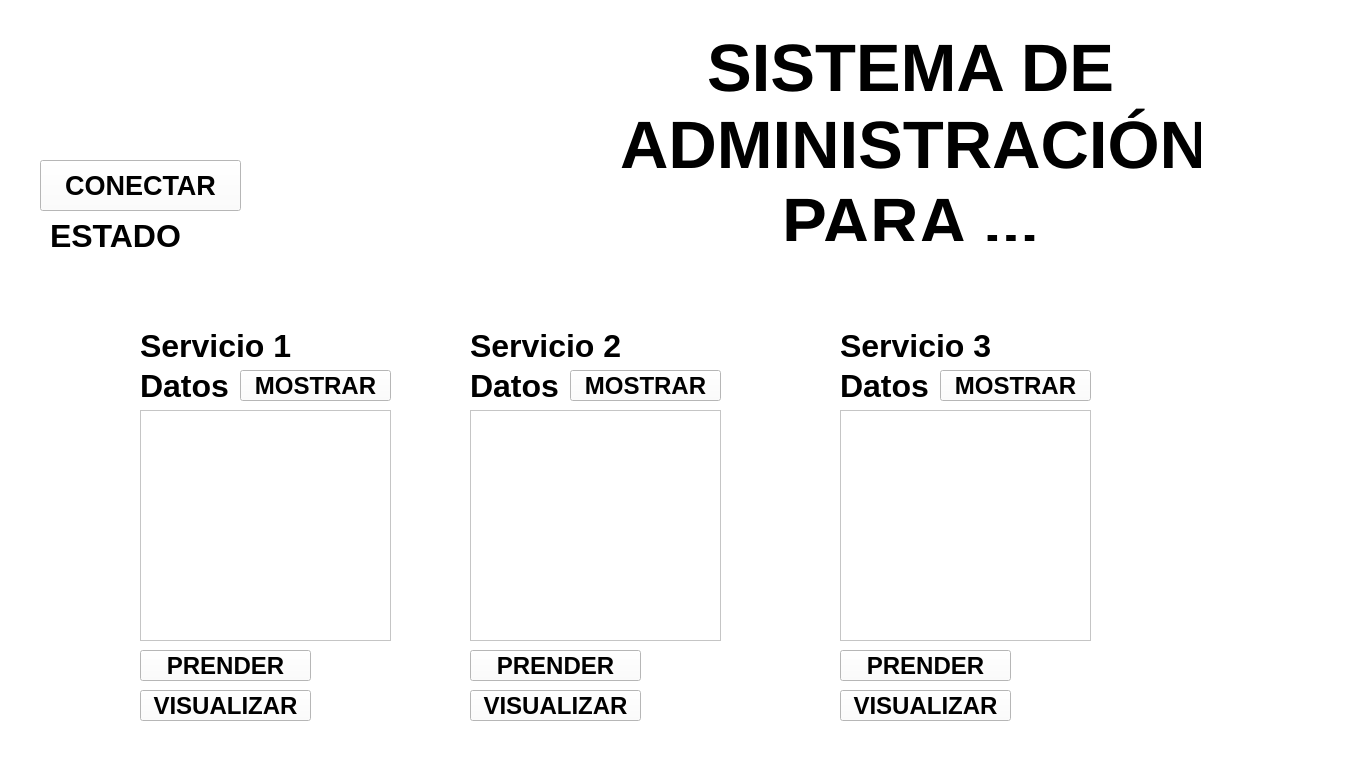
<?xml version="1.0" encoding="UTF-8"?>
<ui version="4.0">
 <class>MainWindow</class>
 <widget class="QMainWindow" name="MainWindow">
  <property name="geometry">
   <rect>
    <x>0</x>
    <y>0</y>
    <width>1366</width>
    <height>773</height>
   </rect>
  </property>
  <property name="windowTitle">
   <string>MainWindow</string>
  </property>
  <property name="styleSheet">
   <string notr="true">background-color: rgb(255, 255, 255);</string>
  </property>
  <widget class="QWidget" name="centralwidget">
   <widget class="QLabel" name="imagen">
    <property name="geometry">
     <rect>
      <x>10</x>
      <y>10</y>
      <width>181</width>
      <height>91</height>
     </rect>
    </property>
    <property name="styleSheet">
     <string notr="true"/>
    </property>
    <property name="text">
     <string/>
    </property>
    <property name="pixmap">
     <pixmap resource="../../Archivos/Recursos.qrc">:/Logos/log_uat_nuevo.png</pixmap>
    </property>
    <property name="scaledContents">
     <bool>true</bool>
    </property>
   </widget>
   <widget class="QLabel" name="imagen_2">
    <property name="geometry">
     <rect>
      <x>1230</x>
      <y>10</y>
      <width>111</width>
      <height>111</height>
     </rect>
    </property>
    <property name="styleSheet">
     <string notr="true"/>
    </property>
    <property name="text">
     <string/>
    </property>
    <property name="pixmap">
     <pixmap resource="../../Archivos/Recursos.qrc">:/Logos/FIT_logo_vertical.png</pixmap>
    </property>
    <property name="scaledContents">
     <bool>true</bool>
    </property>
   </widget>
   <widget class="QLabel" name="imagen_3">
    <property name="geometry">
     <rect>
      <x>1250</x>
      <y>650</y>
      <width>111</width>
      <height>71</height>
     </rect>
    </property>
    <property name="styleSheet">
     <string notr="true"/>
    </property>
    <property name="text">
     <string/>
    </property>
    <property name="pixmap">
     <pixmap resource="../../Archivos/Recursos.qrc">:/Ejercicios/ImagenGatoEuropeo.png</pixmap>
    </property>
    <property name="scaledContents">
     <bool>true</bool>
    </property>
   </widget>
   <widget class="QPushButton" name="btn_iniciar">
    <property name="geometry">
     <rect>
      <x>40</x>
      <y>160</y>
      <width>201</width>
      <height>51</height>
     </rect>
    </property>
    <property name="font">
     <font>
      <pointsize>20</pointsize>
      <bold>true</bold>
     </font>
    </property>
    <property name="text">
     <string>CONECTAR</string>
    </property>
   </widget>
   <widget class="QLabel" name="txt_estado">
    <property name="geometry">
     <rect>
      <x>50</x>
      <y>220</y>
      <width>431</width>
      <height>31</height>
     </rect>
    </property>
    <property name="font">
     <font>
      <pointsize>24</pointsize>
      <bold>true</bold>
     </font>
    </property>
    <property name="text">
     <string>ESTADO</string>
    </property>
   </widget>
   <widget class="QListWidget" name="lista_datos">
    <property name="geometry">
     <rect>
      <x>140</x>
      <y>410</y>
      <width>251</width>
      <height>231</height>
     </rect>
    </property>
   </widget>
   <widget class="QLabel" name="txt_datos">
    <property name="geometry">
     <rect>
      <x>140</x>
      <y>370</y>
      <width>211</width>
      <height>31</height>
     </rect>
    </property>
    <property name="font">
     <font>
      <pointsize>24</pointsize>
      <bold>true</bold>
     </font>
    </property>
    <property name="text">
     <string>Datos</string>
    </property>
   </widget>
   <widget class="QPushButton" name="btn_accion_1">
    <property name="geometry">
     <rect>
      <x>140</x>
      <y>650</y>
      <width>171</width>
      <height>31</height>
     </rect>
    </property>
    <property name="font">
     <font>
      <pointsize>18</pointsize>
      <bold>true</bold>
     </font>
    </property>
    <property name="text">
     <string>PRENDER</string>
    </property>
   </widget>
   <widget class="QLabel" name="txt_datos_2">
    <property name="geometry">
     <rect>
      <x>140</x>
      <y>330</y>
      <width>211</width>
      <height>31</height>
     </rect>
    </property>
    <property name="font">
     <font>
      <pointsize>24</pointsize>
      <bold>true</bold>
     </font>
    </property>
    <property name="text">
     <string>Servicio 1</string>
    </property>
   </widget>
   <widget class="QListWidget" name="lista_datos_2">
    <property name="geometry">
     <rect>
      <x>470</x>
      <y>410</y>
      <width>251</width>
      <height>231</height>
     </rect>
    </property>
   </widget>
   <widget class="QLabel" name="txt_datos_3">
    <property name="geometry">
     <rect>
      <x>470</x>
      <y>370</y>
      <width>211</width>
      <height>31</height>
     </rect>
    </property>
    <property name="font">
     <font>
      <pointsize>24</pointsize>
      <bold>true</bold>
     </font>
    </property>
    <property name="text">
     <string>Datos</string>
    </property>
   </widget>
   <widget class="QLabel" name="txt_datos_4">
    <property name="geometry">
     <rect>
      <x>470</x>
      <y>330</y>
      <width>211</width>
      <height>31</height>
     </rect>
    </property>
    <property name="font">
     <font>
      <pointsize>24</pointsize>
      <bold>true</bold>
     </font>
    </property>
    <property name="text">
     <string>Servicio 2</string>
    </property>
   </widget>
   <widget class="QListWidget" name="lista_datos_3">
    <property name="geometry">
     <rect>
      <x>840</x>
      <y>410</y>
      <width>251</width>
      <height>231</height>
     </rect>
    </property>
   </widget>
   <widget class="QLabel" name="txt_datos_5">
    <property name="geometry">
     <rect>
      <x>840</x>
      <y>330</y>
      <width>211</width>
      <height>31</height>
     </rect>
    </property>
    <property name="font">
     <font>
      <pointsize>24</pointsize>
      <bold>true</bold>
     </font>
    </property>
    <property name="text">
     <string>Servicio 3</string>
    </property>
   </widget>
   <widget class="QLabel" name="txt_datos_6">
    <property name="geometry">
     <rect>
      <x>840</x>
      <y>370</y>
      <width>211</width>
      <height>31</height>
     </rect>
    </property>
    <property name="font">
     <font>
      <pointsize>24</pointsize>
      <bold>true</bold>
     </font>
    </property>
    <property name="text">
     <string>Datos</string>
    </property>
   </widget>
   <widget class="QPushButton" name="btn_accion_2">
    <property name="geometry">
     <rect>
      <x>470</x>
      <y>650</y>
      <width>171</width>
      <height>31</height>
     </rect>
    </property>
    <property name="font">
     <font>
      <pointsize>18</pointsize>
      <bold>true</bold>
     </font>
    </property>
    <property name="text">
     <string>PRENDER</string>
    </property>
   </widget>
   <widget class="QPushButton" name="btn_accion_3">
    <property name="geometry">
     <rect>
      <x>840</x>
      <y>650</y>
      <width>171</width>
      <height>31</height>
     </rect>
    </property>
    <property name="font">
     <font>
      <pointsize>18</pointsize>
      <bold>true</bold>
     </font>
    </property>
    <property name="text">
     <string>PRENDER</string>
    </property>
   </widget>
   <widget class="QPushButton" name="btn_visualizar_1">
    <property name="geometry">
     <rect>
      <x>140</x>
      <y>690</y>
      <width>171</width>
      <height>31</height>
     </rect>
    </property>
    <property name="font">
     <font>
      <pointsize>18</pointsize>
      <bold>true</bold>
     </font>
    </property>
    <property name="text">
     <string>VISUALIZAR</string>
    </property>
   </widget>
   <widget class="QPushButton" name="btn_visualizar_2">
    <property name="geometry">
     <rect>
      <x>470</x>
      <y>690</y>
      <width>171</width>
      <height>31</height>
     </rect>
    </property>
    <property name="font">
     <font>
      <pointsize>18</pointsize>
      <bold>true</bold>
     </font>
    </property>
    <property name="text">
     <string>VISUALIZAR</string>
    </property>
   </widget>
   <widget class="QPushButton" name="btn_visualizar_3">
    <property name="geometry">
     <rect>
      <x>840</x>
      <y>690</y>
      <width>171</width>
      <height>31</height>
     </rect>
    </property>
    <property name="font">
     <font>
      <pointsize>18</pointsize>
      <bold>true</bold>
     </font>
    </property>
    <property name="text">
     <string>VISUALIZAR</string>
    </property>
   </widget>
   <widget class="QPushButton" name="btn_mostrar_1">
    <property name="geometry">
     <rect>
      <x>240</x>
      <y>370</y>
      <width>151</width>
      <height>31</height>
     </rect>
    </property>
    <property name="font">
     <font>
      <pointsize>18</pointsize>
      <bold>true</bold>
     </font>
    </property>
    <property name="text">
     <string>MOSTRAR</string>
    </property>
   </widget>
   <widget class="QPushButton" name="btn_mostrar_2">
    <property name="geometry">
     <rect>
      <x>570</x>
      <y>370</y>
      <width>151</width>
      <height>31</height>
     </rect>
    </property>
    <property name="font">
     <font>
      <pointsize>18</pointsize>
      <bold>true</bold>
     </font>
    </property>
    <property name="text">
     <string>MOSTRAR</string>
    </property>
   </widget>
   <widget class="QPushButton" name="btn_mostrar_3">
    <property name="geometry">
     <rect>
      <x>940</x>
      <y>370</y>
      <width>151</width>
      <height>31</height>
     </rect>
    </property>
    <property name="font">
     <font>
      <pointsize>18</pointsize>
      <bold>true</bold>
     </font>
    </property>
    <property name="text">
     <string>MOSTRAR</string>
    </property>
   </widget>
   <widget class="QLabel" name="label_2">
    <property name="geometry">
     <rect>
      <x>620</x>
      <y>30</y>
      <width>581</width>
      <height>211</height>
     </rect>
    </property>
    <property name="font">
     <font>
      <pointsize>50</pointsize>
      <bold>true</bold>
     </font>
    </property>
    <property name="text">
     <string>&lt;html&gt;SISTEMA DE ADMINISTRACIÓN PARA ...&lt;/html&gt;</string>
    </property>
    <property name="alignment">
     <set>Qt::AlignCenter</set>
    </property>
    <property name="wordWrap">
     <bool>true</bool>
    </property>
   </widget>
  </widget>
  <widget class="QMenuBar" name="menubar">
   <property name="geometry">
    <rect>
     <x>0</x>
     <y>0</y>
     <width>1366</width>
     <height>24</height>
    </rect>
   </property>
  </widget>
  <widget class="QStatusBar" name="statusbar"/>
 </widget>
 <resources>
  <include location="../../Archivos/Recursos.qrc"/>
 </resources>
 <connections/>
</ui>
